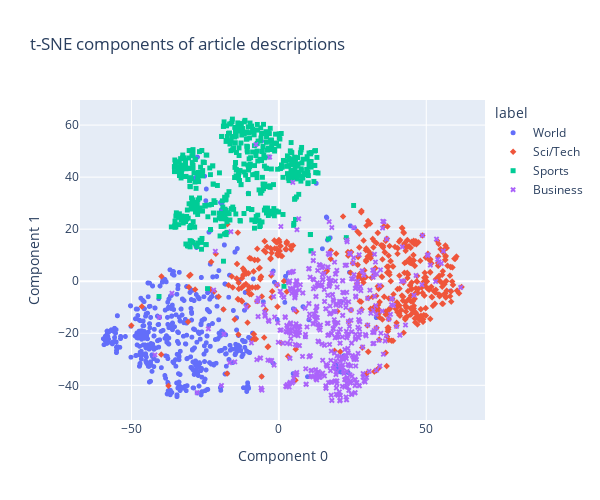

This figure's notebook cell:
### Markdown cell above
To get a sense of what our nearest neighbor recommender is doing, let's visualize the article embeddings. Although we can't plot the 2048 dimensions of each embedding vector, we can use techniques like [t-SNE](https://en.wikipedia.org/wiki/T-distributed_stochastic_neighbor_embedding) or [PCA](https://en.wikipedia.org/wiki/Principal_component_analysis) to compress the embeddings down into 2 or 3 dimensions, which we can chart.

Before visualizing the nearest neighbors, let's visualize all of the article descriptions using t-SNE. Note that t-SNE is not deterministic, meaning that results may vary from run to run.

### Code cell
# get embeddings for all article descriptions
embeddings = [embedding_from_string(string) for string in article_descriptions]
# compress the 2048-dimensional embeddings into 2 dimensions using t-SNE
tsne_components = tsne_components_from_embeddings(embeddings)
# get the article labels for coloring the chart
labels = df["label"].tolist()

chart_from_components(
    components=tsne_components,
    labels=labels,
    strings=article_descriptions,
    width=600,
    height=500,
    title="t-SNE components of article descriptions",
)

### Figure 1 — Plotly figure (JSON) as saved in the notebook; plotly's stock layout.template omitted (floating-point values rounded to 4 significant figures; data arrays with more than 128 entries replaced by an {"elided": "..."} marker saying what was removed)
{"data": [{"customdata": {"elided": "520x1 str values"}, "hovertemplate": "label=World<br>Component 0=%{x}<br>Component 1=%{y}<br>string=%{customdata[0]}<extra></extra>", "legendgroup": "World", "marker": {"color": "#636efa", "size": 5, "symbol": "circle"}, "mode": "markers", "name": "World", "showlegend": true, "type": "scattergl", "x": {"elided": "520 float values"}, "xaxis": "x", "y": {"elided": "520 float values"}, "yaxis": "y"}, {"customdata": {"elided": "478x1 str values"}, "hovertemplate": "label=Sci/Tech<br>Component 0=%{x}<br>Component 1=%{y}<br>string=%{customdata[0]}<extra></extra>", "legendgroup": "Sci/Tech", "marker": {"color": "#EF553B", "size": 5, "symbol": "diamond"}, "mode": "markers", "name": "Sci/Tech", "showlegend": true, "type": "scattergl", "x": {"elided": "478 float values"}, "xaxis": "x", "y": {"elided": "478 float values"}, "yaxis": "y"}, {"customdata": {"elided": "491x1 str values"}, "hovertemplate": "label=Sports<br>Component 0=%{x}<br>Component 1=%{y}<br>string=%{customdata[0]}<extra></extra>", "legendgroup": "Sports", "marker": {"color": "#00cc96", "size": 5, "symbol": "square"}, "mode": "markers", "name": "Sports", "showlegend": true, "type": "scattergl", "x": {"elided": "491 float values"}, "xaxis": "x", "y": {"elided": "491 float values"}, "yaxis": "y"}, {"customdata": {"elided": "511x1 str values"}, "hovertemplate": "label=Business<br>Component 0=%{x}<br>Component 1=%{y}<br>string=%{customdata[0]}<extra></extra>", "legendgroup": "Business", "marker": {"color": "#ab63fa", "size": 5, "symbol": "x"}, "mode": "markers", "name": "Business", "showlegend": true, "type": "scattergl", "x": {"elided": "511 float values"}, "xaxis": "x", "y": {"elided": "511 float values"}, "yaxis": "y"}], "layout": {"height": 500, "legend": {"title": {"text": "label"}, "tracegroupgap": 0}, "title": {"text": "t-SNE components of article descriptions"}, "width": 600, "xaxis": {"anchor": "y", "domain": [0, 1], "title": {"text": "Component 0"}}, "yaxis": {"anchor": "x", "domain": [0, 1], "title": {"text": "Component 1"}}}}
